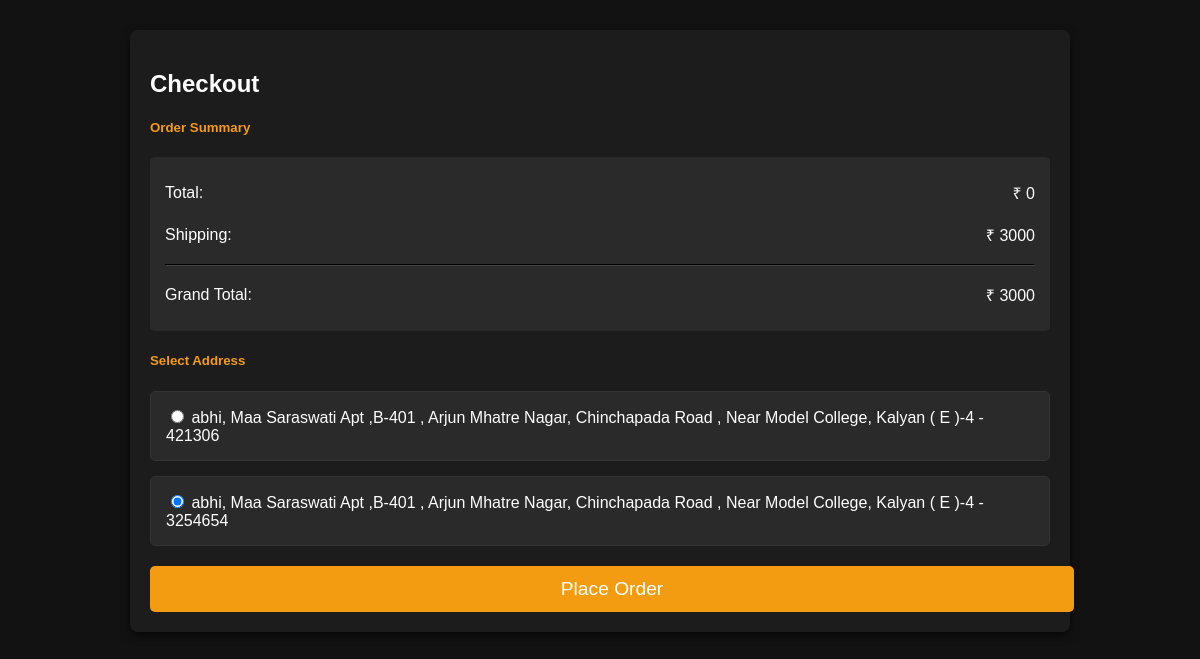
/Check_Out (signed in), run on the app's committed database.
### core/models.py (models this page shows, shortened)
class Customer_Detail(models.Model):
    STATE_CHOICES = [
        ('AP', 'Andhra Pradesh'),
        ('AR', 'Arunachal Pradesh'),
        ('AS', 'Assam'),
        ('BR', 'Bihar'),
        ('CT', 'Chhattisgarh'),
        ('GA', 'Goa'),
        ('GJ', 'Gujarat'),
        ('HR', 'Haryana'),
        ('HP', 'Himachal Pradesh'),
        ('JH', 'Jharkhand'),
        ('KA', 'Karnataka'),
        ('KL', 'Kerala'),
        ('MP', 'Madhya Pradesh'),
        ('MH', 'Maharashtra'),
        ('MN', 'Manipur'),
        ('ML', 'Meghalaya'),
        ('MZ', 'Mizoram'),
        ('NL', 'Nagaland'),
        ('OR', 'Odisha'),
        ('PB', 'Punjab'),
        ('RJ', 'Rajasthan'),
        ('SK', 'Sikkim'),
        ('TN', 'Tamil Nadu'),
        ('TG', 'Telangana'),
        ('TR', 'Tripura'),
        ('UP', 'Uttar Pradesh'),
        ('UK', 'Uttarakhand'),
        ('WB', 'West Bengal'),
        ('AN', 'Andaman and Nicobar Islands'),
        ('CH', 'Chandigarh'),
        ('DN', 'Dadra and Nagar Haveli and Daman and Diu'),
        ('DL', 'Delhi'),
        ('JK', 'Jammu and Kashmir'),
        ('LA', 'Ladakh'),
        ('LD', 'Lakshadweep'),
        ('PY', 'Puducherry'),
    ]
    user = models.ForeignKey(User, on_delete=models.CASCADE)
    name = models.CharField(max_length=100)
    address = models.CharField(max_length=100)
    city = models.CharField(max_length=100)
    state = models.CharField(max_length=2, choices=STATE_CHOICES)
    pincode = models.IntegerField(
        default=0,
        blank=True,
        null=True,
    )

### core/views.py (the view)
# urls.py: path('Check_Out',views.Check_Out,name='Check_Out'),
def Check_Out(request):
    if request.user.is_authenticated:
        watch_view=Cart.objects.filter(user=request.user)
        total=0
        delivery_charges=3000
        for viewcart in watch_view:
            total+=(viewcart.product.discounted_price*viewcart.quantity)
        final_price =total+delivery_charges
        address = Customer_Detail.objects.filter(user=request.user)
        return render(request,'core/checkout.html',{'total':total,'final_price':final_price,'address':address})
    else:
        return redirect('login')

### core/templates/core/checkout.html (shortened to what this page needs)
{% block content %}
<body>
    <div class="checkout-container">
        <h2 class="text-center mb-4">Checkout</h2>
        <div class="cart-summary mb-4">
            <h5>Order Summary</h5>
            <div class="summary-card">
                <div class="summary-row">
                    <span>Total:</span>
                    <span class="cart-total">&#8377; {{ total }}</span>
                </div>
                <div class="summary-row">
                    <span>Shipping:</span>
                    <span class="shipping-cost">&#8377; 3000</span>
                </div>
                <hr>
                <div class="summary-row">
                    <span>Grand Total:</span>
                    <span class="grand-total">&#8377; {{ final_price }}</span>
                </div>
            </div>
        </div>
        <div class="address-selection mb-4">
            <h5>Select Address</h5>
            <form action="" checked>
                {% for addre in address %}
                    <div class="address-card">
                        <input
                        type="radio"
                        name="selected_address"
                        value="{{ addre.id }}"
                        checked
                        >
                        <label for="address">
                            {{ addre.name }}, {{ addre.address }} - {{ addre.pincode }}
                        </label>
                    </div>
                {% endfor %}
            </form>
        </div>
        <a href="Payment" class="place-order-btn">Place Order</a>
    </div>
{% endblock content %}
</body>

### core/templates/core/checkout.html (style rules this page uses)
body { font-family: Arial, sans-serif; background-color: #121212; color: #fff; }
.checkout-container { max-width: 900px; margin: 30px auto; padding: 20px; background-color: #1c1c1c; border-radius: 8px; box-shadow: 0 4px 10px rgba(0, 0, 0, 0.6); }
.summary-card { background-color: #2a2a2a; border-radius: 5px; padding: 15px; margin-bottom: 20px; }
.address-card { padding: 15px; border: 1px solid #333; border-radius: 5px; margin-bottom: 15px; background-color: #2a2a2a; }
.place-order-btn { display: block; width: 100%; padding: 12px; background-color: #f39c12; color: #fff; text-align: center; text-decoration: none; border-radius: 5px; font-size: 1.2rem; margin-top: 20px; transition: background-color 0.3s ease; }
.cart-summary h5, .address-selection h5 { color: #f39c12; }
.summary-row { display: flex; justify-content: space-between; align-items: center; padding: 10px 0; }
.summary-row span { font-size: 1rem; }
hr { border-color: #444; }

### data on the page
Customer_Detail: name "abhi", address "Maa Saraswati Apt ,B-401 , Arjun Mhatre Nagar, Chinchapada Road , Near Model College, Kalyan ( E )-4", pincode "421306"
Customer_Detail: name "abhi", address "Maa Saraswati Apt ,B-401 , Arjun Mhatre Nagar, Chinchapada Road , Near Model College, Kalyan ( E )-4", pincode "3254654"

### other printed values
{{ total }} "0"
{{ final_price }} "3000"
